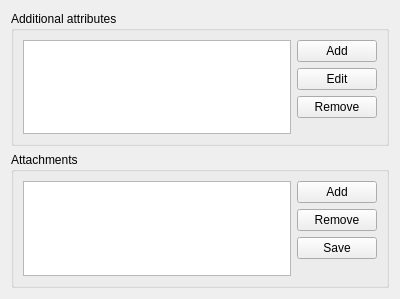
<?xml version="1.0" encoding="UTF-8"?>
<ui version="4.0">
 <class>EditEntryWidgetAdvanced</class>
 <widget class="QWidget" name="EditEntryWidgetAdvanced">
  <property name="geometry">
   <rect>
    <x>0</x>
    <y>0</y>
    <width>400</width>
    <height>299</height>
   </rect>
  </property>
  <layout class="QVBoxLayout" name="verticalLayout">
   <item>
    <widget class="QGroupBox" name="attributesBox">
     <property name="title">
      <string>Additional attributes</string>
     </property>
     <layout class="QHBoxLayout" name="horizontalLayout">
      <item>
       <widget class="QTableView" name="attributesView">
        <property name="showGrid">
         <bool>false</bool>
        </property>
       </widget>
      </item>
      <item>
       <layout class="QVBoxLayout" name="verticalLayout_2">
        <item>
         <widget class="QPushButton" name="addAttributeButton">
          <property name="text">
           <string>Add</string>
          </property>
         </widget>
        </item>
        <item>
         <widget class="QPushButton" name="editAttributeButton">
          <property name="text">
           <string>Edit</string>
          </property>
         </widget>
        </item>
        <item>
         <widget class="QPushButton" name="removeAttributeButton">
          <property name="text">
           <string>Remove</string>
          </property>
         </widget>
        </item>
        <item>
         <spacer name="verticalSpacer">
          <property name="orientation">
           <enum>Qt::Vertical</enum>
          </property>
          <property name="sizeHint" stdset="0">
           <size>
            <width>20</width>
            <height>40</height>
           </size>
          </property>
         </spacer>
        </item>
       </layout>
      </item>
     </layout>
    </widget>
   </item>
   <item>
    <widget class="QGroupBox" name="attachmentsBox">
     <property name="title">
      <string>Attachments</string>
     </property>
     <layout class="QHBoxLayout" name="horizontalLayout_2">
      <item>
       <widget class="QTableView" name="attachmentsView">
        <property name="showGrid">
         <bool>false</bool>
        </property>
       </widget>
      </item>
      <item>
       <layout class="QVBoxLayout" name="verticalLayout_3">
        <item>
         <widget class="QPushButton" name="addAttachmentButton">
          <property name="text">
           <string>Add</string>
          </property>
         </widget>
        </item>
        <item>
         <widget class="QPushButton" name="removeAttachmentButton">
          <property name="text">
           <string>Remove</string>
          </property>
         </widget>
        </item>
        <item>
         <widget class="QPushButton" name="saveAttachmentButton">
          <property name="text">
           <string>Save</string>
          </property>
         </widget>
        </item>
        <item>
         <spacer name="verticalSpacer_2">
          <property name="orientation">
           <enum>Qt::Vertical</enum>
          </property>
          <property name="sizeHint" stdset="0">
           <size>
            <width>20</width>
            <height>40</height>
           </size>
          </property>
         </spacer>
        </item>
       </layout>
      </item>
     </layout>
    </widget>
   </item>
  </layout>
 </widget>
 <resources/>
 <connections/>
</ui>
